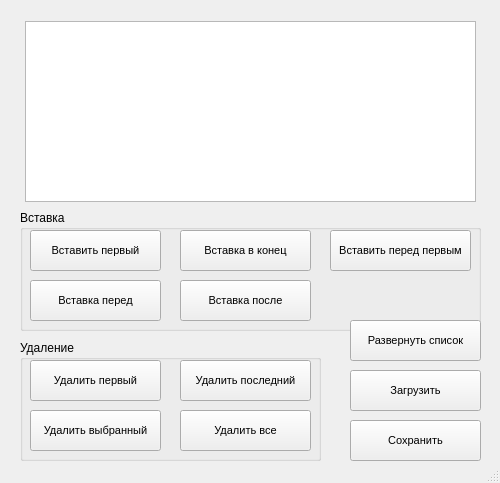
<?xml version="1.0" encoding="UTF-8"?>
<ui version="4.0">
 <class>MainWindow</class>
 <widget class="QMainWindow" name="MainWindow">
  <property name="geometry">
   <rect>
    <x>0</x>
    <y>0</y>
    <width>500</width>
    <height>483</height>
   </rect>
  </property>
  <property name="minimumSize">
   <size>
    <width>500</width>
    <height>483</height>
   </size>
  </property>
  <property name="maximumSize">
   <size>
    <width>500</width>
    <height>483</height>
   </size>
  </property>
  <property name="windowTitle">
   <string>Двусвязный список</string>
  </property>
  <widget class="QWidget" name="centralwidget">
   <widget class="QListWidget" name="listWidget">
    <property name="geometry">
     <rect>
      <x>25</x>
      <y>21</y>
      <width>451</width>
      <height>181</height>
     </rect>
    </property>
    <property name="font">
     <font>
      <pointsize>17</pointsize>
     </font>
    </property>
   </widget>
   <widget class="QGroupBox" name="groupBox">
    <property name="geometry">
     <rect>
      <x>20</x>
      <y>210</y>
      <width>461</width>
      <height>121</height>
     </rect>
    </property>
    <property name="title">
     <string>Вставка</string>
    </property>
    <widget class="QPushButton" name="btn_push_first">
     <property name="geometry">
      <rect>
       <x>10</x>
       <y>20</y>
       <width>131</width>
       <height>41</height>
      </rect>
     </property>
     <property name="font">
      <font>
       <pointsize>8</pointsize>
      </font>
     </property>
     <property name="text">
      <string>Вставить первый</string>
     </property>
    </widget>
    <widget class="QPushButton" name="btn_push_before">
     <property name="geometry">
      <rect>
       <x>10</x>
       <y>70</y>
       <width>131</width>
       <height>41</height>
      </rect>
     </property>
     <property name="font">
      <font>
       <pointsize>8</pointsize>
      </font>
     </property>
     <property name="text">
      <string>Вставка перед</string>
     </property>
    </widget>
    <widget class="QPushButton" name="btn_push_after">
     <property name="geometry">
      <rect>
       <x>160</x>
       <y>70</y>
       <width>131</width>
       <height>41</height>
      </rect>
     </property>
     <property name="font">
      <font>
       <pointsize>8</pointsize>
      </font>
     </property>
     <property name="text">
      <string>Вставка после</string>
     </property>
    </widget>
    <widget class="QPushButton" name="btn_push_end">
     <property name="geometry">
      <rect>
       <x>160</x>
       <y>20</y>
       <width>131</width>
       <height>41</height>
      </rect>
     </property>
     <property name="font">
      <font>
       <pointsize>8</pointsize>
      </font>
     </property>
     <property name="text">
      <string>Вставка в конец</string>
     </property>
    </widget>
    <widget class="QPushButton" name="btn_push_front">
     <property name="geometry">
      <rect>
       <x>310</x>
       <y>20</y>
       <width>141</width>
       <height>41</height>
      </rect>
     </property>
     <property name="font">
      <font>
       <pointsize>8</pointsize>
      </font>
     </property>
     <property name="text">
      <string>Вставить перед первым</string>
     </property>
    </widget>
   </widget>
   <widget class="QGroupBox" name="groupBox_2">
    <property name="geometry">
     <rect>
      <x>20</x>
      <y>340</y>
      <width>301</width>
      <height>121</height>
     </rect>
    </property>
    <property name="title">
     <string>Удаление</string>
    </property>
    <widget class="QPushButton" name="btn_del_first">
     <property name="geometry">
      <rect>
       <x>10</x>
       <y>20</y>
       <width>131</width>
       <height>41</height>
      </rect>
     </property>
     <property name="font">
      <font>
       <pointsize>8</pointsize>
      </font>
     </property>
     <property name="text">
      <string>Удалить первый</string>
     </property>
    </widget>
    <widget class="QPushButton" name="btn_del_end">
     <property name="geometry">
      <rect>
       <x>160</x>
       <y>20</y>
       <width>131</width>
       <height>41</height>
      </rect>
     </property>
     <property name="font">
      <font>
       <pointsize>8</pointsize>
      </font>
     </property>
     <property name="text">
      <string>Удалить последний</string>
     </property>
    </widget>
    <widget class="QPushButton" name="btn_del_value">
     <property name="geometry">
      <rect>
       <x>10</x>
       <y>70</y>
       <width>131</width>
       <height>41</height>
      </rect>
     </property>
     <property name="font">
      <font>
       <pointsize>8</pointsize>
      </font>
     </property>
     <property name="text">
      <string>Удалить выбранный</string>
     </property>
    </widget>
    <widget class="QPushButton" name="btn_del_all">
     <property name="geometry">
      <rect>
       <x>160</x>
       <y>70</y>
       <width>131</width>
       <height>41</height>
      </rect>
     </property>
     <property name="font">
      <font>
       <pointsize>8</pointsize>
      </font>
     </property>
     <property name="text">
      <string>Удалить все</string>
     </property>
    </widget>
   </widget>
   <widget class="QPushButton" name="btn_reverse">
    <property name="geometry">
     <rect>
      <x>350</x>
      <y>320</y>
      <width>131</width>
      <height>41</height>
     </rect>
    </property>
    <property name="font">
     <font>
      <pointsize>8</pointsize>
     </font>
    </property>
    <property name="text">
     <string>Развернуть список</string>
    </property>
   </widget>
   <widget class="QPushButton" name="btn_load">
    <property name="geometry">
     <rect>
      <x>350</x>
      <y>370</y>
      <width>131</width>
      <height>41</height>
     </rect>
    </property>
    <property name="font">
     <font>
      <pointsize>8</pointsize>
     </font>
    </property>
    <property name="text">
     <string>Загрузить</string>
    </property>
   </widget>
   <widget class="QPushButton" name="btn_save">
    <property name="geometry">
     <rect>
      <x>350</x>
      <y>420</y>
      <width>131</width>
      <height>41</height>
     </rect>
    </property>
    <property name="font">
     <font>
      <pointsize>8</pointsize>
     </font>
    </property>
    <property name="text">
     <string>Сохранить</string>
    </property>
   </widget>
  </widget>
  <widget class="QStatusBar" name="statusbar"/>
 </widget>
 <resources/>
 <connections/>
</ui>
